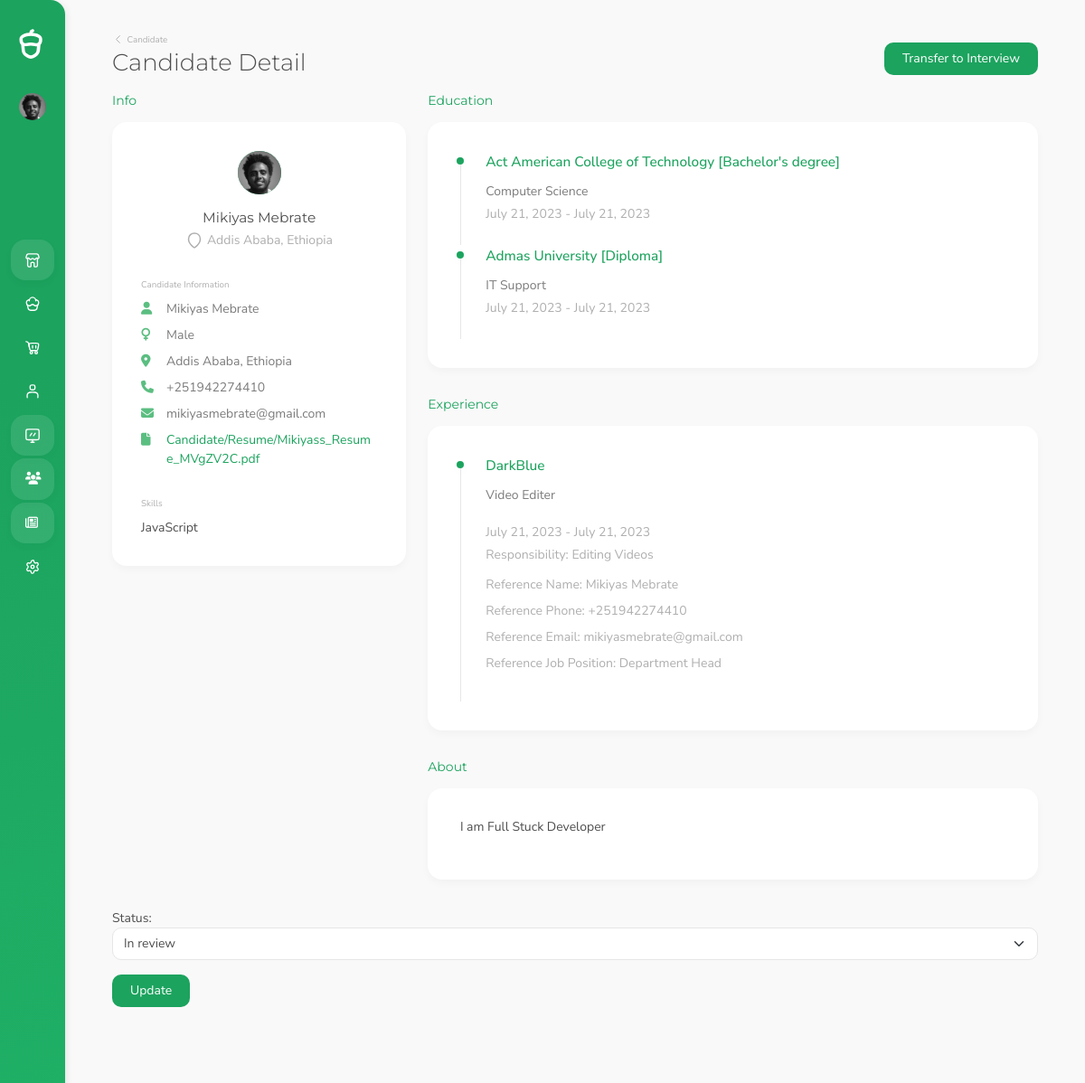
Before: /user-admin/applicant/admin/office-administrator-2023-07-21/ (signed in) with the older database file.
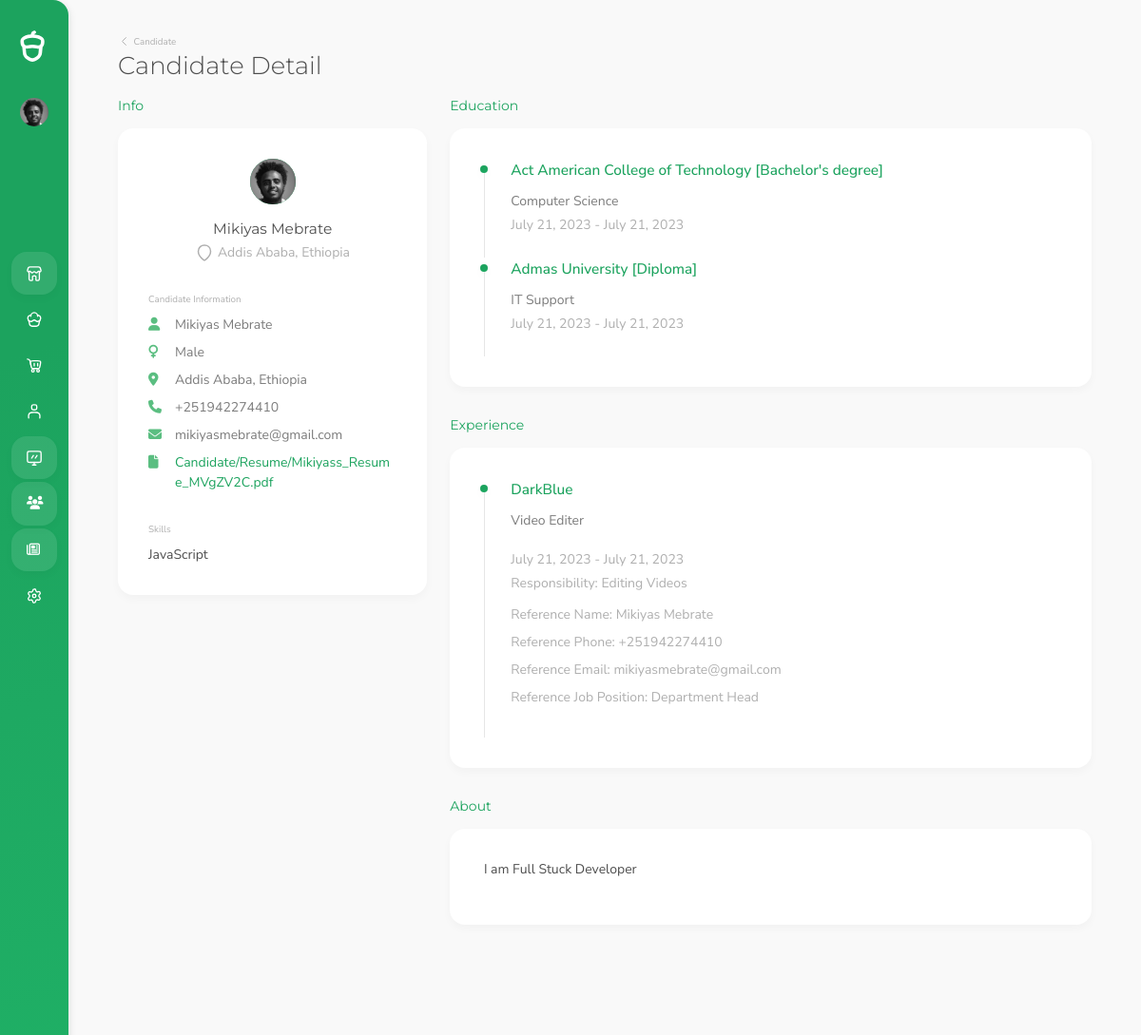
After: the same page with the newer database file.
### Recruitment_System/models.py (models this page shows, shortened)
class Application(models.Model):
    user = models.ForeignKey(CustomUser, on_delete=models.SET_NULL, null=True)  # Related with Candidate
    job = models.ForeignKey(Job_Posting, on_delete=models.SET_NULL, null=True)  # Related with Job_Post
    date_applied = models.DateField(auto_now_add=True) # Select Option from application_status
    status = models.CharField(max_length=15, choices=application_status, default='pending')
    slug = models.SlugField(unique=True, null=True, blank=True, max_length=200)
    class Meta:
       ordering = ['-date_applied']

### Account/decorators.py (the view)
    def wrapper_func(request, *args, **kwargs):
        if request.user.is_superuser or request.user.is_admin:
            return view_func(request, *args, **kwargs)
        else:
            return HttpResponse('You are not authorized to access this content.')

### Recruitment_System/forms.py
class ApplicationForm(forms.ModelForm):
    status = forms.ChoiceField(choices=application_status, required=False, widget=forms.Select(attrs={
        'class' : 'form-select'
    }))
    class Meta:
        model = Application
        fields = ('status',)

class InterviewForm(forms.ModelForm):
    class Meta:
        model = Interviews
        fields = '__all__'
        widgets = {
            'date_schedule' : forms.DateInput(attrs={
                'class' : 'form-control',
                'type' : 'date',
                'placeholder' : 'dd/mm/yy'
            }),
            'time_schedule' : forms.TimeInput(attrs={
                'class' : 'form-control',
                'type' : 'time'
            }),
            'status' : forms.Select(attrs={
                'class' : 'form-select'
            }),
            'type' : forms.Select(attrs={
                'class' : 'form-select'
            }),
         }

### Recruitment_System/models.py (called while the page is built)
    def __str__(self) -> str:
        return self.title

### UserAdmin/templates/admin-user/candidate-Detail.html (shortened to what the changed rows need)
{% load static %}
<!DOCTYPE html>
<html lang="en" data-footer="true">
<head>
  {% include 'admin-user/include/head.html'%}
</head>
<body>
    <main>
      <div class="container">
        <div class="page-title-container">
          <div class="row">
            <div class="col-auto mb-3 mb-md-0 me-auto">
              <div class="w-auto sw-md-30">
                <h1 class="mb-0 pb-0 display-4" id="title">
                  Candidate Detail
                </h1>
              </div>
            </div>
            {% if not interview%}
            {% if application_applicant %}
            <div class="col-12 col-md-5 d-flex align-items-end justify-content-end">
              <div class="dropdown-as-select w-100 w-md-auto">
                <button type="button" data-bs-toggle="modal" data-bs-target="#makeInterview" class="btn btn-primary" >Transfer to Interview</button>
              </div>
            </div>
           {% endif %}
           {% endif %}
          </div>
        </div>
        <div class="row gx-4 gy-5">
          <div class="col-12 col-xl-4 col-xxl-3">
            <h2 class="small-title">Info</h2>
          </div>
          <div class="col-12 col-xl-8 col-xxl-9">
            <div class="mb-5">
              {% if educations %}
              <h2 class="small-title">Education</h2>
              {% endif %}
              {% if experiences %}
              <h2 class="small-title">Experience</h2>
              {% endif %}
             <h2 class="small-title">About</h2>
            </div>
          </div>
        </div>
        {% if not interview%}
        {% if application_applicant%}
        <form action="" method="post">{% csrf_token %}
          {{ form.as_p }}
          <button class="btn btn-primary" type="submit">Update</button>
        </form>
      {% endif %}
      {% endif %}
      </div>
    </main>
</body>
</html>

Changed rows visible on the page:
no longer on this page (row edited): Application: status "In review"
Other visible differences:
text no longer shown: "Transfer to Interview Status: Update"
